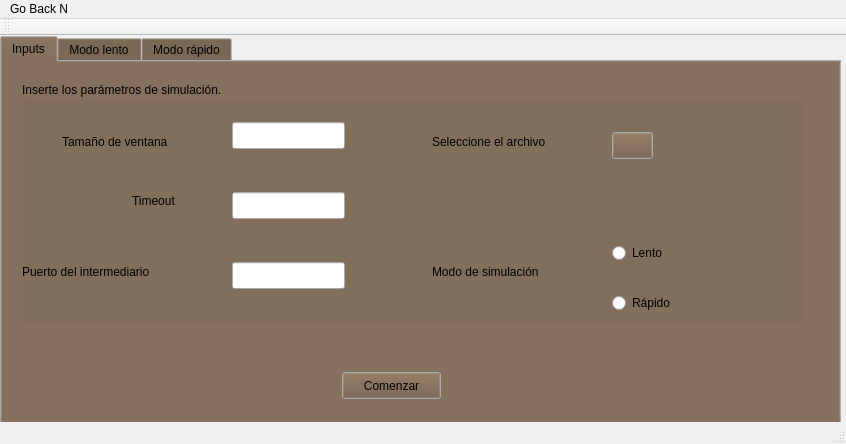
<?xml version="1.0" encoding="UTF-8"?>
<ui version="4.0">
 <class>MainWindow</class>
 <widget class="QMainWindow" name="MainWindow">
  <property name="geometry">
   <rect>
    <x>0</x>
    <y>0</y>
    <width>846</width>
    <height>444</height>
   </rect>
  </property>
  <property name="windowTitle">
   <string>MainWindow</string>
  </property>
  <widget class="QWidget" name="centralWidget">
   <widget class="QPushButton" name="pushButton_8">
    <property name="geometry">
     <rect>
      <x>580</x>
      <y>30</y>
      <width>99</width>
      <height>27</height>
     </rect>
    </property>
    <property name="text">
     <string>PushButton</string>
    </property>
   </widget>
   <widget class="QTabWidget" name="tabWidget">
    <property name="geometry">
     <rect>
      <x>0</x>
      <y>0</y>
      <width>841</width>
      <height>401</height>
     </rect>
    </property>
    <property name="palette">
     <palette>
      <active>
       <colorrole role="Button">
        <brush brushstyle="SolidPattern">
         <color alpha="255">
          <red>111</red>
          <green>89</green>
          <blue>66</blue>
         </color>
        </brush>
       </colorrole>
      </active>
      <inactive>
       <colorrole role="Button">
        <brush brushstyle="SolidPattern">
         <color alpha="255">
          <red>111</red>
          <green>89</green>
          <blue>66</blue>
         </color>
        </brush>
       </colorrole>
      </inactive>
      <disabled>
       <colorrole role="Button">
        <brush brushstyle="SolidPattern">
         <color alpha="255">
          <red>111</red>
          <green>89</green>
          <blue>66</blue>
         </color>
        </brush>
       </colorrole>
      </disabled>
     </palette>
    </property>
    <property name="currentIndex">
     <number>0</number>
    </property>
    <widget class="QWidget" name="inputsTAB">
     <attribute name="title">
      <string>Inputs</string>
     </attribute>
     <widget class="QGroupBox" name="groupBox">
      <property name="geometry">
       <rect>
        <x>20</x>
        <y>20</y>
        <width>781</width>
        <height>241</height>
       </rect>
      </property>
      <property name="title">
       <string>Inserte los parámetros de simulación.</string>
      </property>
      <widget class="QLabel" name="label">
       <property name="geometry">
        <rect>
         <x>40</x>
         <y>50</y>
         <width>141</width>
         <height>20</height>
        </rect>
       </property>
       <property name="text">
        <string>Tamaño de ventana</string>
       </property>
      </widget>
      <widget class="QLabel" name="label_2">
       <property name="geometry">
        <rect>
         <x>410</x>
         <y>50</y>
         <width>141</width>
         <height>20</height>
        </rect>
       </property>
       <property name="text">
        <string>Seleccione el archivo</string>
       </property>
      </widget>
      <widget class="QLabel" name="label_3">
       <property name="geometry">
        <rect>
         <x>0</x>
         <y>180</y>
         <width>171</width>
         <height>20</height>
        </rect>
       </property>
       <property name="text">
        <string>Puerto del intermediario</string>
       </property>
      </widget>
      <widget class="QLabel" name="label_5">
       <property name="geometry">
        <rect>
         <x>110</x>
         <y>110</y>
         <width>67</width>
         <height>17</height>
        </rect>
       </property>
       <property name="text">
        <string>Timeout</string>
       </property>
      </widget>
      <widget class="QLabel" name="label_6">
       <property name="geometry">
        <rect>
         <x>410</x>
         <y>180</y>
         <width>141</width>
         <height>20</height>
        </rect>
       </property>
       <property name="text">
        <string>Modo de simulación</string>
       </property>
      </widget>
      <widget class="QLineEdit" name="lineEdit">
       <property name="geometry">
        <rect>
         <x>210</x>
         <y>40</y>
         <width>113</width>
         <height>27</height>
        </rect>
       </property>
      </widget>
      <widget class="QLineEdit" name="lineEdit_3">
       <property name="geometry">
        <rect>
         <x>210</x>
         <y>180</y>
         <width>113</width>
         <height>27</height>
        </rect>
       </property>
      </widget>
      <widget class="QLineEdit" name="lineEdit_6">
       <property name="geometry">
        <rect>
         <x>210</x>
         <y>110</y>
         <width>113</width>
         <height>27</height>
        </rect>
       </property>
      </widget>
      <widget class="QPushButton" name="seleccionarArchivoBTN">
       <property name="geometry">
        <rect>
         <x>590</x>
         <y>50</y>
         <width>41</width>
         <height>27</height>
        </rect>
       </property>
       <property name="text">
        <string/>
       </property>
       <property name="icon">
        <iconset>
         <normaloff>../select.png</normaloff>../select.png</iconset>
       </property>
      </widget>
      <widget class="QRadioButton" name="radioButton">
       <property name="geometry">
        <rect>
         <x>590</x>
         <y>160</y>
         <width>117</width>
         <height>22</height>
        </rect>
       </property>
       <property name="text">
        <string>Lento</string>
       </property>
      </widget>
      <widget class="QRadioButton" name="radioButton_2">
       <property name="geometry">
        <rect>
         <x>590</x>
         <y>210</y>
         <width>117</width>
         <height>22</height>
        </rect>
       </property>
       <property name="text">
        <string>Rápido</string>
       </property>
      </widget>
     </widget>
     <widget class="QPushButton" name="pushButton_2">
      <property name="geometry">
       <rect>
        <x>340</x>
        <y>310</y>
        <width>99</width>
        <height>27</height>
       </rect>
      </property>
      <property name="text">
       <string>Comenzar</string>
      </property>
     </widget>
    </widget>
    <widget class="QWidget" name="lentoTAB">
     <attribute name="title">
      <string>Modo lento</string>
     </attribute>
     <widget class="QPushButton" name="pushButton">
      <property name="geometry">
       <rect>
        <x>428</x>
        <y>0</y>
        <width>111</width>
        <height>27</height>
       </rect>
      </property>
      <property name="text">
       <string>Prueba flechas</string>
      </property>
     </widget>
     <widget class="QListWidget" name="listWidget">
      <property name="geometry">
       <rect>
        <x>10</x>
        <y>30</y>
        <width>821</width>
        <height>321</height>
       </rect>
      </property>
     </widget>
     <widget class="QLabel" name="senderLB">
      <property name="geometry">
       <rect>
        <x>50</x>
        <y>10</y>
        <width>71</width>
        <height>17</height>
       </rect>
      </property>
      <property name="font">
       <font>
        <family>Purisa</family>
        <pointsize>12</pointsize>
        <weight>75</weight>
        <bold>true</bold>
       </font>
      </property>
      <property name="text">
       <string>SENDER</string>
      </property>
     </widget>
     <widget class="QLabel" name="senderLB_2">
      <property name="geometry">
       <rect>
        <x>700</x>
        <y>10</y>
        <width>111</width>
        <height>17</height>
       </rect>
      </property>
      <property name="font">
       <font>
        <family>Purisa</family>
        <pointsize>12</pointsize>
        <weight>75</weight>
        <bold>true</bold>
       </font>
      </property>
      <property name="text">
       <string>RECEIVER</string>
      </property>
     </widget>
    </widget>
    <widget class="QWidget" name="rapidoTAB">
     <attribute name="title">
      <string>Modo rápido</string>
     </attribute>
     <widget class="QPlainTextEdit" name="plainTextEdit">
      <property name="geometry">
       <rect>
        <x>30</x>
        <y>20</y>
        <width>791</width>
        <height>331</height>
       </rect>
      </property>
     </widget>
    </widget>
   </widget>
  </widget>
  <widget class="QMenuBar" name="menuBar">
   <property name="geometry">
    <rect>
     <x>0</x>
     <y>0</y>
     <width>846</width>
     <height>25</height>
    </rect>
   </property>
   <widget class="QMenu" name="menuGo_Back_N">
    <property name="title">
     <string>Go Back N</string>
    </property>
   </widget>
   <addaction name="menuGo_Back_N"/>
  </widget>
  <widget class="QToolBar" name="mainToolBar">
   <attribute name="toolBarArea">
    <enum>TopToolBarArea</enum>
   </attribute>
   <attribute name="toolBarBreak">
    <bool>false</bool>
   </attribute>
  </widget>
  <widget class="QStatusBar" name="statusBar"/>
 </widget>
 <layoutdefault spacing="6" margin="11"/>
 <resources/>
 <connections/>
</ui>
